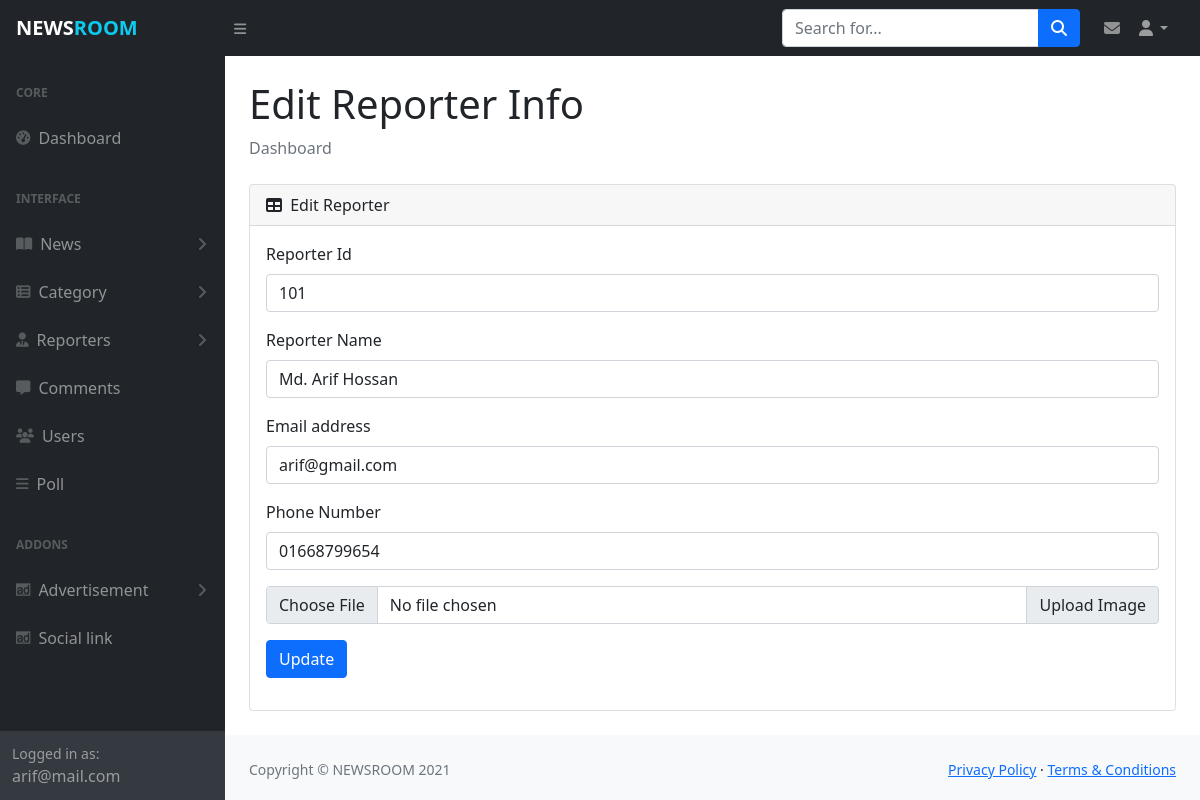
Page /admin/update_reporter.php?rid=101 (signed in) on the committed database.
### tables this page shows
CREATE TABLE `myadmin` (
  `id` int(11) NOT NULL,
  `admin_name` varchar(30) DEFAULT NULL,
  `admin_mail` varchar(30) NOT NULL,
  `admin_pass` varchar(80) NOT NULL,
  `created_date` timestamp NOT NULL DEFAULT current_timestamp(),
  `updated_date` timestamp NULL DEFAULT NULL ON UPDATE current_timestamp()
);

CREATE TABLE `myreporter` (
  `id` int(11) NOT NULL,
  `reporter_name` varchar(30) NOT NULL,
  `reporter_mail` varchar(30) NOT NULL,
  `reporter_mobile` varchar(14) NOT NULL,
  `reporter_img` varchar(100) NOT NULL,
  `created_date` timestamp NOT NULL DEFAULT current_timestamp()
);

### admin/update_reporter.php (the view, shortened to what this page needs)
<?php include_once('includes/header.php');?>
<?php
if (isset($_GET["rid"])) {
    $id=$_GET["rid"];
    $sql="SELECT id, reporter_name, reporter_mail, reporter_mobile FROM myreporter WHERE id='$id'";
    $result=$db_config->query($sql);
    $data=$result->fetch_assoc();
}
?>
                <main>
                    <div class="container-fluid px-4">
                        <h1 class="mt-4">Edit Reporter Info</h1>
                        <ol class="breadcrumb mb-4">
                            <li class="breadcrumb-item active">Dashboard</li>
                        </ol>
                        <div class="card mb-4">
                            <div class="card-header">
                                <i class="fas fa-table me-1"></i>
                                Edit Reporter
                            </div>
                            <div class="card-body table-responsive">
                              <form action="includes/process.php" method="post" enctype="multipart/form-data">
                                <div class="mb-3">
                                    <label for="exampleId" class="form-label">Reporter Id</label>
                                    <input type="text" name="rid" value="<?php if (!empty($data['id'])) echo $data['id'] ?>" class="form-control" id="exampleId" placeholder="101">
                                </div>
                                <div class="mb-3">
                                    <label for="exampleFormControlInput1" class="form-label">Reporter Name</label>
                                    <input type="text" name="rname" value="<?php if (!empty($data['reporter_name'])) echo $data['reporter_name'] ?>" class="form-control" id="exampleFormControlInput1" placeholder="Name of category">
                                </div>
                                <div class="mb-3">
                                  <label for="exampleInputEmail1" class="form-label">Email address</label>
                                  <input type="email" name="rmail" value="<?php if (!empty($data['reporter_mail'])) echo $data['reporter_mail'] ?>" class="form-control" id="exampleInputEmail1" placeholder="example@mail.com">
                                </div>
                                <div class="mb-3">
                                  <label for="examplePhone" class="form-label">Phone Number</label>
                                  <input type="text" name="rmobile" value="<?php if (!empty($data['reporter_mobile'])) echo $data['reporter_mobile'] ?>" class="form-control" id="examplePhone" placeholder="01xxxxxxxxxx">
                                </div>
                                <div class="input-group mb-3">
                                    <input type="file" name="rimg" class="form-control" id="rimg">
                                    <label class="input-group-text" for="rimg">Upload Image</label>
                                </div>
                                <div class="mb-3">
                                  <input type="submit" name="ersubmit" value="Update" class="btn btn-primary">
                                </div>
                              </form>
                            </div>
                        </div>
                    </div>
                </main>
<?php include_once('includes/footer.php');?>

### admin/includes/header.php (shortened to what this page needs)
<?php
    include_once('config.php');
    $sql= "SELECT admin_name, admin_mail FROM myadmin";
    $result= $db_config->query($sql);
    $data= $result->fetch_object();
?>
<!DOCTYPE html>
<html lang="en">
    <head>
        <link href="https://cdn.jsdelivr.net/npm/simple-datatables@latest/dist/style.css" rel="stylesheet" />
        <link href="https://cdn.jsdelivr.net/npm/bootstrap@5.1.0/dist/css/bootstrap.min.css" rel="stylesheet">
        <link href="https://cdn.jsdelivr.net/npm/summernote@0.8.18/dist/summernote-lite.min.css" rel="stylesheet">
        <link rel="stylesheet" href="js/styles.css?v=<?php echo time();?>">
    </head>
    <body class="sb-nav-fixed">
        <nav class="sb-topnav navbar navbar-expand navbar-dark bg-dark">
            <a class="navbar-brand ps-3 fw-bold" href="dashboard.php">NEWS<span class="text-info">ROOM</span></a>
            <button class="btn btn-link btn-sm order-1 order-lg-0 me-4 me-lg-0" id="sidebarToggle" href="#!"><i class="fas fa-bars"></i></button>
            <form class="d-none d-md-inline-block form-inline ms-auto me-0 me-md-3 my-2 my-md-0">
                <div class="input-group">
                    <input class="form-control" type="text" placeholder="Search for..." aria-label="Search for..." aria-describedby="btnNavbarSearch" />
                    <button class="btn btn-primary" id="btnNavbarSearch" type="button"><i class="fas fa-search"></i></button>
                </div>
            </form>
            <div class="mx-2">
                <a href="manage_massages.php" class="text-decoration-none text-white-50">
                    <i class="fas fa-envelope"></i>
                </a>
            </div>
            <ul class="navbar-nav ms-auto ms-md-0 me-3 me-lg-4">
                <li class="nav-item dropdown">
                    <a class="nav-link dropdown-toggle" id="navbarDropdown" href="#" role="button" data-bs-toggle="dropdown" aria-expanded="false"><i class="fas fa-user fa-fw"></i></a>
                </li>
            </ul>
        </nav>
        <div id="layoutSidenav">
            <div id="layoutSidenav_nav">
                <nav class="sb-sidenav accordion sb-sidenav-dark" id="sidenavAccordion">
                    <div class="sb-sidenav-menu">
                        <div class="nav">
                            <div class="sb-sidenav-menu-heading">Core</div>
                            <a class="nav-link" href="dashboard.php">
                                <div class="sb-nav-link-icon"><i class="fas fa-tachometer-alt"></i></div>
                                Dashboard
                            </a>
                            <div class="sb-sidenav-menu-heading">Interface</div>
                            <a class="nav-link collapsed" href="#" data-bs-toggle="collapse" data-bs-target="#collapseLayouts" aria-expanded="false" aria-controls="collapseLayouts">
                                <div class="sb-nav-link-icon"><i class="fas fa-book-open"></i></div>
                                News
                                <div class="sb-sidenav-collapse-arrow"><i class="fas fa-angle-down"></i></div>
                            </a>
                            <a class="nav-link collapsed" href="#" data-bs-toggle="collapse" data-bs-target="#collapsePages" aria-expanded="false" aria-controls="collapsePages">
                                <div class="sb-nav-link-icon"><i class="fas fa-th-list"></i></div>
                                Category
                                <div class="sb-sidenav-collapse-arrow"><i class="fas fa-angle-down"></i></div>
                            </a>
                            <a class="nav-link collapsed" href="#" data-bs-toggle="collapse" data-bs-target="#collapseReporter" aria-expanded="false" aria-controls="collapseLayouts">
                                <div class="sb-nav-link-icon"><i class="fas fa-user-tie"></i></div>
                                Reporters
                                <div class="sb-sidenav-collapse-arrow"><i class="fas fa-angle-down"></i></div>
                            </a>
                            <a class="nav-link" href="manage_comments.php">
                                <div class="sb-nav-link-icon"><i class="fas fa-comment-alt"></i></div>
                                Comments
                            </a>
                            <a class="nav-link" href="manage_users.php">
                                <div class="sb-nav-link-icon"><i class="fas fa-users"></i></div>
                                Users
                            </a>
                            <a class="nav-link" href="add_poll.php">
                                <div class="sb-nav-link-icon"><i class="fas fa-bars"></i></div>
                                Poll
                            </a>
                            <div class="sb-sidenav-menu-heading">Addons</div>
                            <a class="nav-link collapsed" href="#" data-bs-toggle="collapse" data-bs-target="#collapsead" aria-expanded="false" aria-controls="collapseLayouts">
                                <div class="sb-nav-link-icon"><i class="fab fa-adversal"></i></div>
                                Advertisement
                                <div class="sb-sidenav-collapse-arrow"><i class="fas fa-angle-down"></i></div>
                            </a>
                            <a class="nav-link" href="manage_social_link.php">
                                <div class="sb-nav-link-icon"><i class="fab fa-adversal"></i></div>
                                Social link
                            </a>
                        </div>
                    </div>
                    <div class="sb-sidenav-footer">
                        <div class="small">Logged in as:</div>
                        <?php echo $data->admin_mail ?>
                    </div>
                </nav>
            </div>
            <div id="layoutSidenav_content">

### admin/js/styles.css (style rules this page uses)
.fixed-top, .sb-nav-fixed #layoutSidenav #layoutSidenav_nav, .sb-nav-fixed .sb-topnav { position: fixed; top: 0; right: 0; left: 0; z-index: 1030; }
#layoutSidenav { display: flex; }
#layoutSidenav #layoutSidenav_nav { flex-basis: 225px; flex-shrink: 0; transition: transform 0.15s ease-in-out; z-index: 1038; transform: translateX(-225px); }
#layoutSidenav #layoutSidenav_content { position: relative; display: flex; flex-direction: column; justify-content: space-between; min-width: 0; flex-grow: 1; min-height: calc(100vh - 56px); margin-left: -225px; }
.sb-topnav { padding-left: 0; height: 56px; z-index: 1039; }
.sb-topnav .navbar-brand { width: 225px; margin: 0; }
.sb-topnav.navbar-dark #sidebarToggle { color: rgba(255, 255, 255, 0.5); }
@media (min-width: 992px) { #layoutSidenav #layoutSidenav_nav { transform: translateX(0); } }
@media (min-width: 992px) { #layoutSidenav #layoutSidenav_content { margin-left: 0; transition: margin 0.15s ease-in-out; } }
.sb-nav-fixed .sb-topnav { z-index: 1039; }
.sb-nav-fixed #layoutSidenav #layoutSidenav_nav { width: 225px; height: 100vh; z-index: 1038; }
.sb-nav-fixed #layoutSidenav #layoutSidenav_nav .sb-sidenav { padding-top: 56px; }
.sb-nav-fixed #layoutSidenav #layoutSidenav_nav .sb-sidenav .sb-sidenav-menu { overflow-y: auto; }
.sb-nav-fixed #layoutSidenav #layoutSidenav_content { padding-left: 225px; top: 56px; }
.nav .nav-link .sb-nav-link-icon, .sb-sidenav-menu .nav-link .sb-nav-link-icon { margin-right: 0.5rem; }
.sb-sidenav { display: flex; flex-direction: column; height: 100%; flex-wrap: nowrap; }
.sb-sidenav .sb-sidenav-menu { flex-grow: 1; }
.sb-sidenav .sb-sidenav-menu .nav { flex-direction: column; flex-wrap: nowrap; }
.sb-sidenav .sb-sidenav-menu .nav .sb-sidenav-menu-heading { padding: 1.75rem 1rem 0.75rem; font-size: 0.75rem; font-weight: bold; text-transform: uppercase; }
.sb-sidenav .sb-sidenav-menu .nav .nav-link { display: flex; align-items: center; padding-top: 0.75rem; padding-bottom: 0.75rem; position: relative; }
.sb-sidenav .sb-sidenav-menu .nav .nav-link .sb-nav-link-icon { font-size: 0.9rem; }
.sb-sidenav .sb-sidenav-menu .nav .nav-link .sb-sidenav-collapse-arrow { display: inline-block; margin-left: auto; transition: transform 0.15s ease; }
.sb-sidenav .sb-sidenav-menu .nav .nav-link.collapsed .sb-sidenav-collapse-arrow { transform: rotate(-90deg); }
.sb-sidenav .sb-sidenav-footer { padding: 0.75rem; flex-shrink: 0; }
.sb-sidenav-dark { background-color: #212529; color: rgba(255, 255, 255, 0.5); }
.sb-sidenav-dark .sb-sidenav-menu .sb-sidenav-menu-heading { color: rgba(255, 255, 255, 0.25); }
.sb-sidenav-dark .sb-sidenav-menu .nav-link { color: rgba(255, 255, 255, 0.5); }
.sb-sidenav-dark .sb-sidenav-menu .nav-link .sb-nav-link-icon { color: rgba(255, 255, 255, 0.25); }
.sb-sidenav-dark .sb-sidenav-menu .nav-link .sb-sidenav-collapse-arrow { color: rgba(255, 255, 255, 0.25); }
.sb-sidenav-dark .sb-sidenav-footer { background-color: #343a40; }
small, .small { font-size: 0.875em; }

### rows in the picture
myadmin: admin_mail "arif@mail.com"
myreporter: rid "101", rname "Md. Arif Hossan", rmail "arif@gmail.com", rmobile "01668799654"
